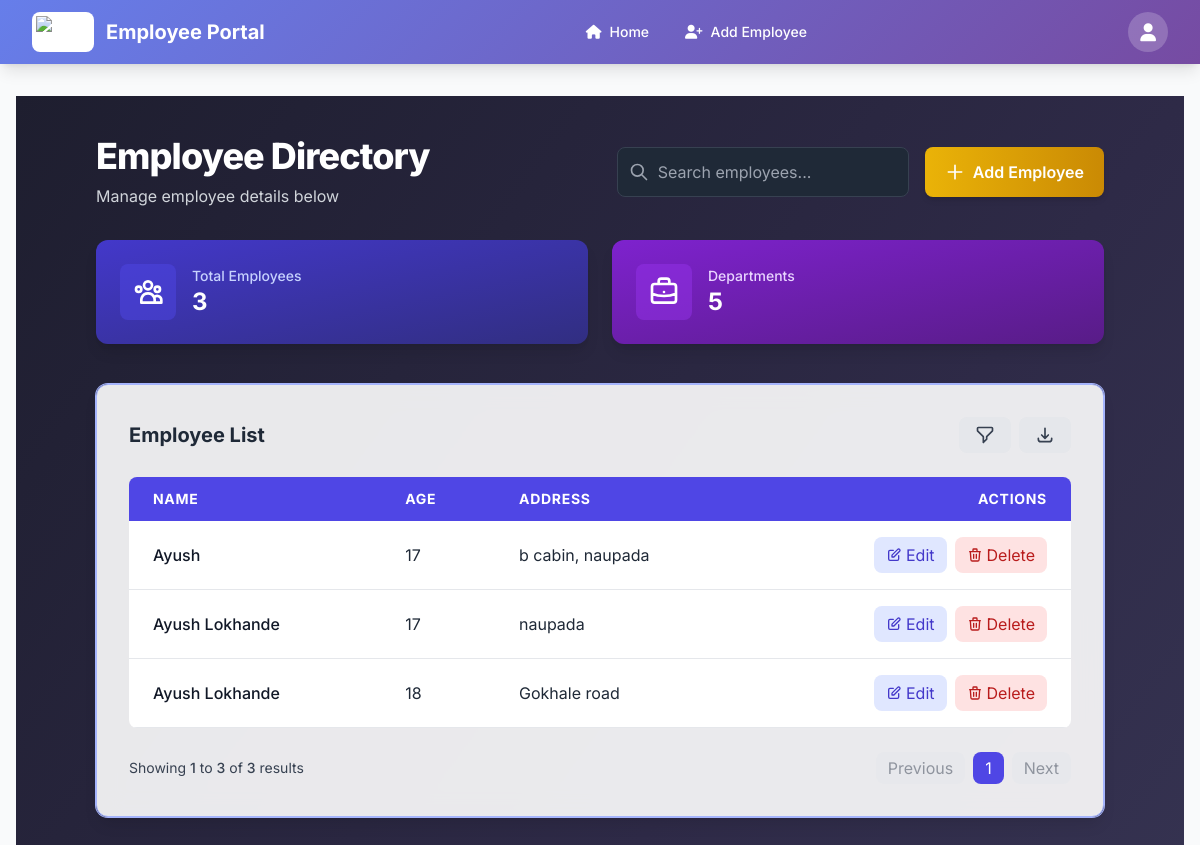
Screenshot of /home/ (signed in) with the database file from the repository.
### Home/models.py (models this page shows, shortened)
class Details(models.Model):
    name = models.CharField(max_length=100)
    email = models.EmailField()
    age = models.IntegerField()
    address = models.TextField(max_length=255)
    city = models.CharField(max_length=100)
    state = models.CharField(max_length=100)
    pincode = models.CharField(max_length=6)
    in_time = models.TimeField(default=time(9, 0), null=True, blank=True)
    out_time = models.TimeField(default=time(17, 0), null=True, blank=True)
    weekly_off = models.CharField(default="Saturday,Sunday", max_length=100, null=True, blank=True)

### Home/views.py (the view)
# urls.py: path('home/', views.retrieve, name='home'),
@login_required
@hr_only
def retrieve(request):
    details = Details.objects.all()
    return render(request, 'retrieve.html', {'details': details})

### Myproject/templates/retrieve.html (shortened to what this page needs)
{% extends "menu.html" %}
{% block content %}
<div class="bg-gradient-to-br from-[#1E1E2F] via-[#2E2A47] to-[#3C3B5A] min-h-screen py-10 px-6 sm:px-12 lg:px-20 text-white">
  <div class="max-w-7xl mx-auto">
    <div class="mb-10">
      <div class="flex flex-col md:flex-row md:items-center md:justify-between gap-6">
        <div>
          <h1 class="text-4xl font-extrabold tracking-tight">Employee Directory</h1>
          <p class="mt-2 text-gray-300 max-w-xl">Manage employee details below</p>
        </div>
        <div class="flex flex-col sm:flex-row gap-4">
          <div class="relative">
            <div class="absolute inset-y-0 left-0 flex items-center pl-3 pointer-events-none">
            </div>
            <input type="text" id="searchInput" class="block w-full pl-10 pr-4 py-3 bg-gray-800 border border-gray-700 rounded-lg text-white placeholder-gray-400 focus:outline-none focus:ring-2 focus:ring-indigo-500 focus:border-transparent" placeholder="Search employees...">
          </div>
          <a href="{% url 'add' %}" class="inline-flex items-center px-5 py-3 bg-gradient-to-r from-yellow-500 to-yellow-600 hover:from-yellow-600 hover:to-yellow-700 text-white font-semibold rounded-lg shadow-md transition-all transform hover:-translate-y-0.5 hover:shadow-lg">
            <svg xmlns="http://www.w3.org/2000/svg" class="h-5 w-5 mr-2" fill="none" viewBox="0 0 24 24" stroke="currentColor">
              <path stroke-linecap="round" stroke-linejoin="round" stroke-width="2" d="M12 4v16m8-8H4" />
            </svg>
            Add Employee
          </a>
        </div>
      </div>
      <div class="grid grid-cols-1 md:grid-cols-2 gap-6 mt-8">
        <div class="bg-gradient-to-br from-indigo-700 to-indigo-900 rounded-xl p-6 shadow-lg">
          <div class="flex items-center">
            <div class="p-3 rounded-lg bg-indigo-600 bg-opacity-50">
            </div>
            <div class="ml-4">
              <p class="text-sm font-medium text-indigo-200">Total Employees</p>
              <p class="text-2xl font-bold">{{ details|length }}</p>
            </div>
          </div>
        </div>
        <div class="bg-gradient-to-br from-purple-700 to-purple-900 rounded-xl p-6 shadow-lg">
          <div class="flex items-center">
            <div class="p-3 rounded-lg bg-purple-600 bg-opacity-50">
            </div>
            <div class="ml-4">
              <p class="text-sm font-medium text-purple-200">Departments</p>
              <p class="text-2xl font-bold">5</p>
            </div>
          </div>
        </div>
      </div>
    </div>
    <div class="bg-white bg-opacity-90 backdrop-blur-md rounded-xl shadow-lg ring-1 ring-indigo-300 border border-indigo-300 p-8 overflow-x-auto">
      <div class="flex justify-between items-center mb-6">
        <h2 class="text-xl font-bold text-gray-800">Employee List</h2>
        <div class="flex space-x-2">
          <button class="px-4 py-2 bg-gray-200 text-gray-700 rounded-lg hover:bg-gray-300 transition">
          </button>
          <button class="px-4 py-2 bg-gray-200 text-gray-700 rounded-lg hover:bg-gray-300 transition">
            <svg class="w-5 h-5" fill="none" stroke="currentColor" viewBox="0 0 24 24" xmlns="http://www.w3.org/2000/svg">
              <path stroke-linecap="round" stroke-linejoin="round" stroke-width="2" d="M4 16v1a3 3 0 003 3h10a3 3 0 003-3v-1m-4-4l-4 4m0 0l-4-4m4 4V4"></path>
            </svg>
          </button>
        </div>
      </div>
      <table class="min-w-full table-auto border-collapse rounded-lg overflow-hidden">
        <thead class="bg-indigo-600 text-white uppercase text-sm tracking-wider">
          <tr>
            <th class="px-6 py-3 text-left">Name</th>
            <th class="px-6 py-3 text-left">Age</th>
            <th class="px-6 py-3 text-left">Address</th>
            <th class="px-6 py-3 text-right">Actions</th>
          </tr>
        </thead>
        <tbody id="employeeTableBody">
          {% for i in details %}
          <tr class="bg-white hover:bg-indigo-50 transition-colors duration-300 border-b border-gray-200">
            <td class="px-6 py-4 text-gray-900 font-medium">{{ i.name }}</td>
            <td class="px-6 py-4 text-gray-800">{{ i.age }}</td>
            <td class="px-6 py-4 text-gray-800">{{ i.address }}</td>
            <td class="px-6 py-4 text-right">
              <div class="flex justify-end space-x-2">
                <a href="{% url 'edit' i.id %}" class="inline-flex items-center px-3 py-1.5 bg-indigo-100 text-indigo-700 rounded-lg hover:bg-indigo-200 transition">
                  Edit
                </a>
                <a href="{% url 'delete' i.id %}" onclick="return confirm('Are you sure you want to delete this employee?');" class="inline-flex items-center px-3 py-1.5 bg-red-100 text-red-700 rounded-lg hover:bg-red-200 transition">
                  Delete
                </a>
              </div>
            </td>
          </tr>
          {% endfor %}
        </tbody>
      </table>
      <div class="flex items-center justify-between mt-6">
        <div class="text-sm text-gray-700">
          Showing <span class="font-medium">1</span> to <span class="font-medium">{{ details|length }}</span> of <span class="font-medium">{{ details|length }}</span> results
        </div>
        <div class="flex space-x-2">
          <button class="px-3 py-1 bg-gray-200 text-gray-700 rounded-lg hover:bg-gray-300 transition disabled:opacity-50" disabled>
            Previous
          </button>
          <button class="px-3 py-1 bg-indigo-600 text-white rounded-lg hover:bg-indigo-700 transition">
            1
          </button>
          <button class="px-3 py-1 bg-gray-200 text-gray-700 rounded-lg hover:bg-gray-300 transition disabled:opacity-50" disabled>
            Next
          </button>
        </div>
      </div>
    </div>
  </div>
</div>
{% endblock %}

### Myproject/templates/menu.html (shortened to what this page needs)
<!DOCTYPE html>
<html lang="en">
<head>
  <script src="https://cdn.tailwindcss.com"></script>
  <link rel="stylesheet" href="https://cdnjs.cloudflare.com/ajax/libs/font-awesome/6.4.0/css/all.min.css" />
</head>
<body class="bg-gray-50 text-gray-800 min-h-screen flex flex-col">
  <nav class="gradient-bg shadow-lg text-white">
    <div class="max-w-7xl mx-auto px-4 sm:px-6 lg:px-8">
      <div class="flex justify-between h-16 items-center">
        <div class="flex items-center space-x-3">
          <div class="bg-white p-1 rounded-lg">
            <img src="https://tailwindcss.com/plus-assets/img/logos/mark.svg?color=indigo&shade=500" alt="Logo" class="h-8 w-auto">
          </div>
          <span class="font-bold text-xl">Employee Portal</span>
        </div>
        <div class="hidden sm:flex space-x-1">
          <a href="{% url 'home' %}"
             class="{% if request.path == '/home' %}active{% endif %} nav-link px-4 py-2 rounded-md text-sm font-medium flex items-center">
            <i class="fas fa-home mr-2"></i> Home
          </a>
          {% if request.user.profile.role == "HR" %}
          <a href="{% url 'add' %}"
             class="{% if request.path == '/add' %}active{% endif %} nav-link px-4 py-2 rounded-md text-sm font-medium flex items-center">
            <i class="fas fa-user-plus mr-2"></i> Add Employee
          </a>
          {% endif %}
        </div>
        <div class="relative inline-block text-left">
          <button type="button"
                  class="flex items-center justify-center h-10 w-10 rounded-full bg-white bg-opacity-20 hover:bg-opacity-30 focus:outline-none focus:ring-2 focus:ring-white focus:ring-offset-2 focus:ring-offset-indigo-600 transition"
                  id="menu-button" aria-expanded="false" aria-haspopup="true" aria-controls="profile-dropdown" aria-label="User menu">
            <i class="fas fa-user text-lg"></i>
          </button>
        </div>
      </div>
    </div>
  </nav>
  <div class="flex-grow container mx-auto px-4 py-8 max-w-7xl">
    {% block content %}
    {% endblock %}
  </div>
</body>
</html>

### Myproject/templates/menu.html (style rules this page uses)
body { font-family: 'Inter', sans-serif; }
.gradient-bg { background: linear-gradient(135deg, #667eea 0%, #764ba2 100%); }
.nav-link { position: relative; transition: all 0.3s ease; }
.nav-link::after { content: ''; position: absolute; bottom: 0; left: 0; width: 0; height: 2px; background-color: white; transition: width 0.3s ease; }

### rows the page displays
Details: name "Ayush", age "17", address "b cabin, naupada"
Details: name "Ayush Lokhande", age "17", address "naupada"
Details: name "Ayush Lokhande", age "18", address "Gokhale road"

### other values shown
{{ details|length }} "3"
